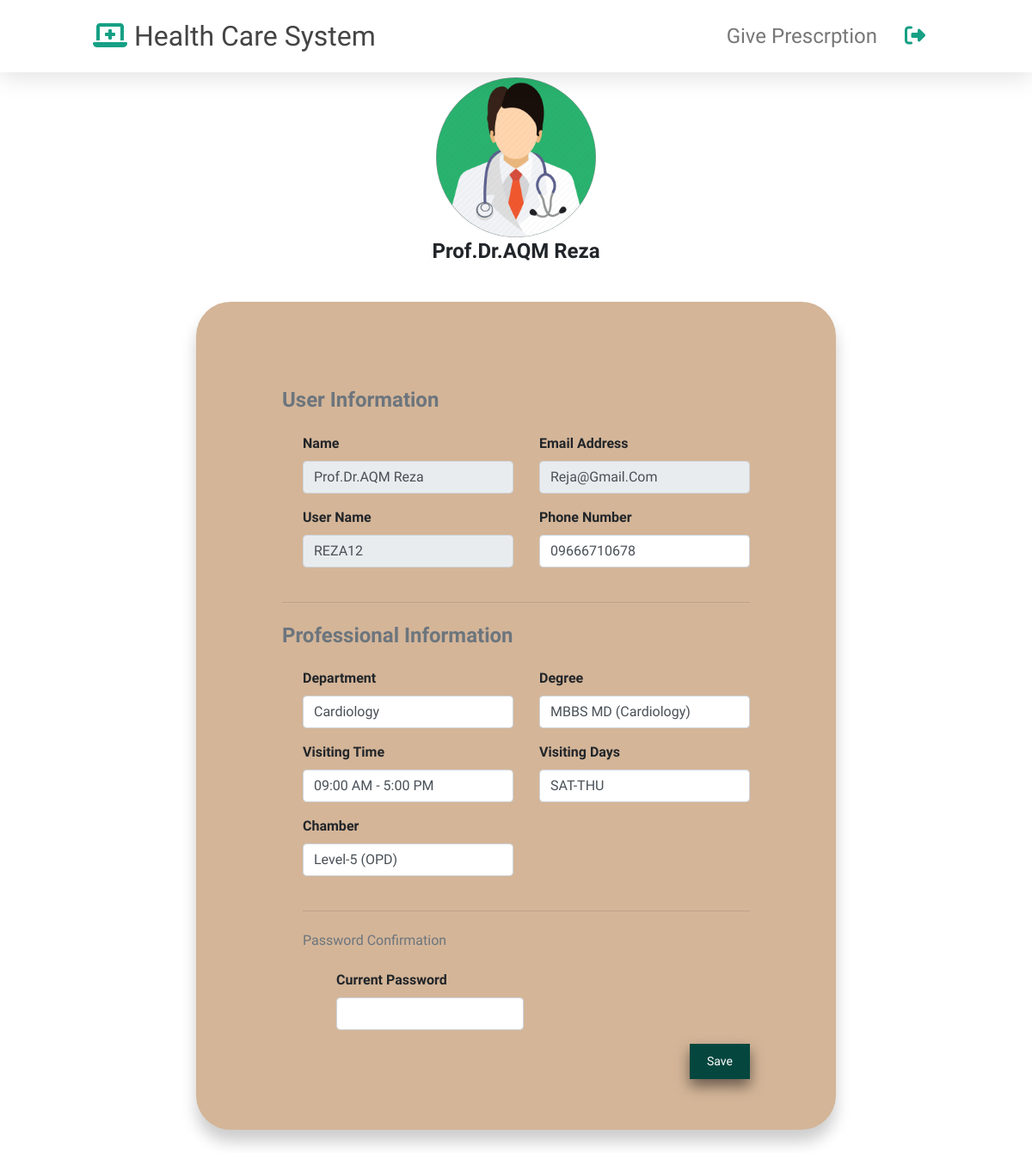
The page /PHP/Doctor/Dteditprofile.php (signed in) on the database its author committed.
### tables this page shows
CREATE TABLE `doctortbl` (
  `dtid` int(100) NOT NULL,
  `dtname` varchar(50) NOT NULL,
  `dtdegree` varchar(50) NOT NULL,
  `dtdept` varchar(50) NOT NULL,
  `dtchamber` varchar(50) NOT NULL,
  `dtvisitingtime` varchar(50) NOT NULL,
  `dtvisitingdays` varchar(50) NOT NULL,
  `dtphone` varchar(50) NOT NULL,
  `dtuser_name` varchar(50) NOT NULL,
  `dtemail_id` varchar(50) NOT NULL,
  `dtpass` varchar(50) NOT NULL
);

### PHP/Doctor/Dteditprofile.php (the view, shortened to what this page needs)
<?php
require_once './includes/header.php'; ?>
<?php
if (!isset($_SESSION["user_name"])) {
    header("refresh: 0; url=Dtsignin.php");
    exit();
} else {
    $user_name = $_SESSION["user_name"];
    $query = "SELECT * FROM doctortbl WHERE dtuser_name='$user_name';";
    require_once '../conn.php';
    $result = mysqli_query($conn, $query);
    while ($row = mysqli_fetch_assoc($result)) {
        $name = $row['dtname'];
        $degree = $row['dtdegree'];
        $dept = $row['dtdept'];
        $chamber = $row['dtchamber'];
        $vtime = $row['dtvisitingtime'];
        $vdays = $row['dtvisitingdays'];
        $phnno = $row['dtphone'];
        $user_email = $row['dtemail_id'];
    }
}
?>
<!DOCTYPE html>
<html>
<head>
    <link rel="stylesheet" href="https://cdnjs.cloudflare.com/ajax/libs/twitter-bootstrap/4.0.0/css/bootstrap.min.css" />
    <link rel="stylesheet" href="../Doctor/css/profilestyle.css">
</head>
<body>
    <body>
        <div class="profile">
            <div class="usercard">
                <div class="imgcontainer">
                    <img src="../../Images/p1.png" alt="Avatar" style="width:100%">
                </div>
                <div class="container">
                    <h4><b><?php echo $name ?></b></h4>
                </div>
            </div>
            <br>
            <div class="userinfo">
                <form action="Dteditprocess.php" method="post">
                    <h4 class="heading-small text-muted mb-4"><b>User information<b></h4>
                    <div class="pl-lg-4">
                        <div class="row">
                            <div class="col-lg-6">
                                <div class="form-group focused">
                                    <label class="form-control-label" for="input-username">Name</label>
                                    <input type="text" id="input-username" name="name" class="form-control form-control-alternative" placeholder="Username" value="<?php echo $name ?>" readonly>
                                </div>
                            </div>
                            <div class="col-lg-6">
                                <div class="form-group">
                                    <label class="form-control-label" for="input-email">Email address</label>
                                    <input type="email" id="input-email"  class="form-control form-control-alternative" value="<?php echo  $user_email ?>" readonly>
                                </div>
                            </div>
                        </div>
                        <div class="row">
                            <div class="col-lg-6">
                                <div class="form-group focused">
                                    <label class="form-control-label" for="input-first-name">User Name</label>
                                    <input type="text" id="input-first-name"  class="form-control form-control-alternative" placeholder="First name" value="<?php echo $user_name ?>" readonly>
                                </div>
                            </div>
                            <div class="col-lg-6">
                                <div class="form-group focused">
                                    <label class="form-control-label" for="input-last-name">Phone Number</label>
                                    <input type="text" id="input-last-name" name="phnno" class="form-control form-control-alternative" value="<?php echo  $phnno ?>" required>
                                </div>
                            </div>
                        </div>
                    </div>
                    <hr class="my-4">
                    <h4 class="heading-small text-muted mb-4"><b>Professional Information<b>
                    </h4>
                    <div class="pl-lg-4">
                        <div class="row">
                            <div class="col-lg-6">
                                <div class="form-group focused">
                                    <label class="form-control-label" for="input-username">Department </label>
                                    <input type="text" id="input-username" name="dept" class="form-control form-control-alternative" value="<?php echo $dept ?>" required>
                                </div>
                            </div>
                            <div class="col-lg-6">
                                <div class="form-group">
                                    <label class="form-control-label" for="input-degree">Degree </label>
                                    <input type="text" id="input-degree" name="degree" class="form-control form-control-alternative" value="<?php echo   $degree ?>" required>
                                </div>
                            </div>
                        </div>
                        <div class="row">
                            <div class="col-lg-6">
                                <div class="form-group focused">
                                    <label class="form-control-label" for="input-first-name">Visiting Time </label>
                                    <input type="text" id="input-first-name"  name="vtime" class="form-control form-control-alternative" value="<?php echo  $vtime ?>" required>
                                </div>
                            </div>
                            <div class="col-lg-6">
                                <div class="form-group focused">
                                    <label class="form-control-label" for="input-username">Visiting Days </label>
                                    <input type="text" id="input-username" name="vdays"  class="form-control form-control-alternative" value="<?php echo   $vdays ?>" required>
                                </div>
                            </div>
                        </div>
                        <div class="row">
                            <div class="col-lg-6">
                                <div class="form-group focused">
                                    <label class="form-control-label" for="input-first-name">Chamber </label>
                                    <input type="text" id="input-first-name" name="chamber"  class="form-control form-control-alternative" value="<?php echo $chamber ?>" required>
                                </div>
                            </div>
                        </div>
                        <hr class="my-4">
                        <h6 class="heading-small text-muted mb-4">Password Confirmation</h6>
                        <div class="pl-lg-4">
                            <div class="col-lg-6">
                                <div class="form-group">
                                    <label class="form-control-label" for="input-email">Current Password</label>
                                    <input type="password" name="crntpass" id="input-email" class="form-control form-control-alternative" value="" required>
                                </div>
                            </div>
                        </div>
                        <button type="submit" name="submit" class="savebtn">Save</button>
                    </div>
                </form>
    </body>
</html>

### PHP/Doctor/css/style.css (style rules this page uses)
* { margin: 0; padding: 0; box-sizing: border-box; font-family: "Zen Antique Soft", serif; outline: none; border: none; text-transform: capitalize; text-decoration: none; }

### PHP/Doctor/css/profilestyle.css (style rules this page uses)
.profile { padding: 90px 19%; }
.usercard { width: 50%; height: auto; margin: 0 auto; margin-bottom: 10px; }
.imgcontainer { width: 50%; margin: 0 auto; }
img { border-radius: 50%; background-color: rgb(145, 148, 151); }
.container { padding: 2px 16px; text-align: center; }
.userinfo { margin: 0 auto; background-color: #d4b598; padding: 100px; box-shadow: 0 14px 18px 0 rgba(0, 0, 0, 0.2); border-radius: 40px; }
.savebtn { float: right; color: #fff; border-color: #16a085; background-color: #05473f; box-shadow: 0 8px 16px 0 rgba(0, 0, 0, 0.5); font-size: .875rem; padding-left: 20px; padding-right: 20px; padding-top: 10px; padding-bottom: 10px; }

### rows shown on the page
doctortbl: dtname "Prof.Dr.AQM Reza", name "Prof.Dr.AQM Reza", dtemail "reja@gmail.com", phnno "09666710678", dept "Cardiology", degree "MBBS MD (Cardiology)", vtime "09:00 AM - 5:00 PM", vdays "SAT-THU", chamber "level-5 (OPD)"
